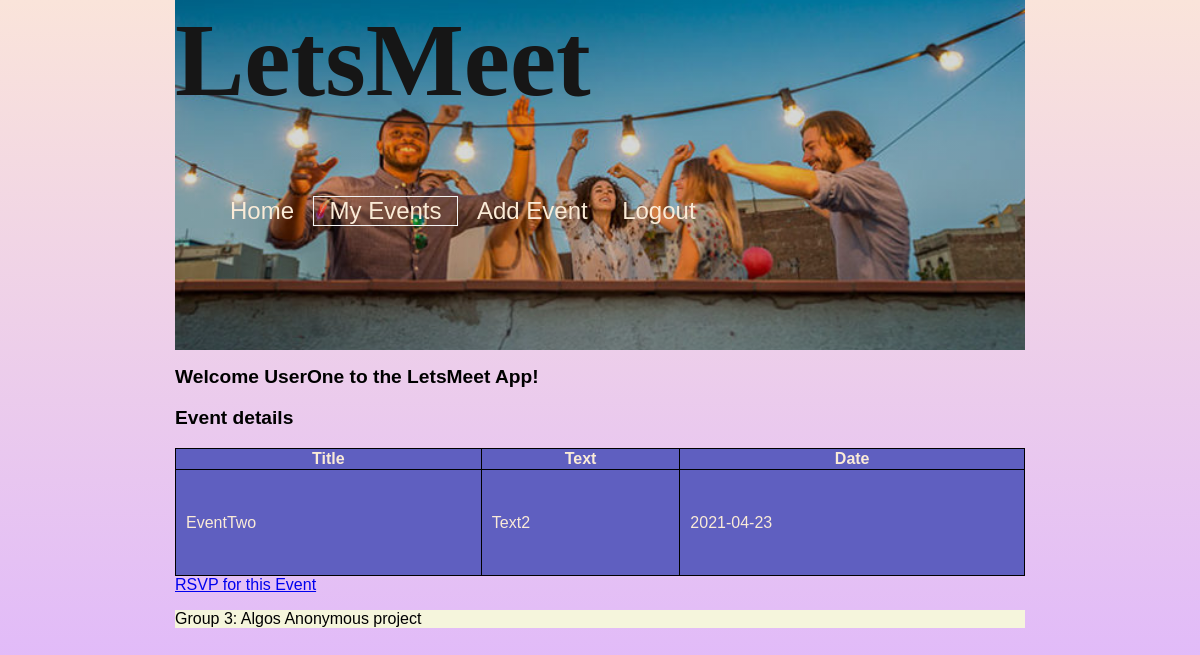
The app's page /events/2 (signed in) with its own data.
### models.py (models this page shows, shortened)
class Event(db.Model):
    id = db.Column("id", db.Integer, primary_key=True)
    title = db.Column("title", db.String(200))
    text = db.Column("text", db.String(100))
    date = db.Column("date", db.String(50))
    user_id = db.Column("user_id", db.Integer, db.ForeignKey('user.id'))

### LetsMeetFlask.py (the view)
@app.route('/events/<event_id>')
def get_event(event_id):
    if session.get('user'):
        my_event = db.session.query(Event).filter_by(id=event_id).one()
        return render_template('LetsMeetEvent.html', event=my_event, user=session['user'], user_id=session['user_id'])
    return redirect(url_for('login'))

### templates/LetsMeetEvent.html
{% extends "base.html" %}
    {% block content %}
    <body>
        <header>
            <h1>LetsMeet</h1>
            <nav id="topNav">
                <ul>
                    <li><a href="{{ url_for('index') }}">Home</a></li>
                    <li id="currPage"><a href="{{ url_for('get_events') }}"> My Events</a></li>
                    <li><a href="{{ url_for('new_event') }}">Add Event</a></li>
                    <li><a href="{{ url_for('logout') }}">Logout</a></li>
                </ul>
            </nav>
        </header>
        <h2>Welcome {{user}} to the LetsMeet App!</h2>
        <h3>Event details</h3>
        <table>
            <tr>
                <th>Title</th>
                <th>Text</th>
                <th>Date</th>
            </tr>
            <tr>
                <td>{{ event.title }}</td>
                <td>{{ event.text }}</td>
                <td>{{ event.date }}</td>
            </tr>
        </table>
        {% if event.user_id == user_id %}
            <a href="{{ url_for('remove_event', event_id=event.id) }}">Remove Event</a> ||
            <a href="{{ url_for('edit_event', event_id=event.id) }}">Edit</a>
        {% else %}
            <a href="{{ url_for('RSVP_event', event_id=event.id) }}">RSVP for this Event</a>
        {% endif %}
    </body>
    <footer>
        <p>
            Group 3: Algos Anonymous project
        </p>
    </footer>
    {% endblock %}

### static/styles/LetsMeetStylesheet.css (style rules this page uses)
html { min-height: 100%; background-size: cover; background: linear-gradient(to bottom, rgb(250, 228, 218), rgb(220, 178, 255)); }
body { font-family: Arial, Helvetica, sans-serif; color: black; margin: 0 auto; max-width: 850px; }
header { background-image: linear-gradient(rgba(0,0,0,0.15), rgba(0,0,0,0.15)), url(./indexPic.png); height: 350px; background-size: cover; background-position: center; position: relative; }
#topNav { text-decoration: none; position: relative; display: inline-block; }
#topNav li { text-decoration: none; text-align: right; display: inline-block; padding: 0 15px 0 15px; font-size: 150%; margin-top: -15%; }
#topNav a { text-decoration: none; color: antiquewhite; }
table { color: antiquewhite; }
h1 { display: inline-block; font-family: LemonBrush; color: rgb(22, 22, 22); font-size: 650%; padding: -25px 0 -25px 0; margin-top: 0%; }
#currPage { color: violet; border: 1px solid whitesmoke; background: url(./redFeather.png) no-repeat left center; }
h2, h3 { font-size: larger; }
footer { background-color: beige; }
table { width: 100%; }
th { height: 10px; }
table, th, td { border: 1px solid black; border-collapse: collapse; background-color:rgb(95, 95, 192); }
td { padding: 10px; height: 10ex; }

### records on screen
Event: title "EventTwo", text "Text2", date "2021-04-23"

### other values on screen
{{ user }} "UserOne"
